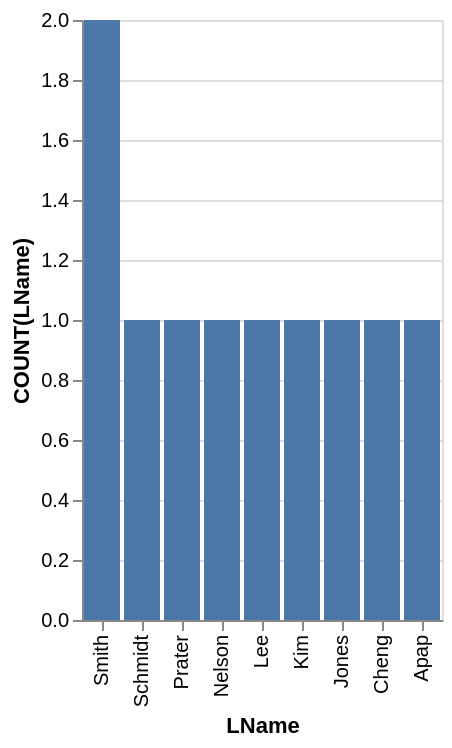

This figure's Vega-Lite source:
### Vega-Lite specification from a JSON file in a GitHub repository (floating-point values rounded to 4 significant figures)
{"data": {"values": [{"x_data": "Smith", "y_data": 2}, {"x_data": "Schmidt", "y_data": 1}, {"x_data": "Prater", "y_data": 1}, {"x_data": "Nelson", "y_data": 1}, {"x_data": "Lee", "y_data": 1}, {"x_data": "Kim", "y_data": 1}, {"x_data": "Jones", "y_data": 1}, {"x_data": "Cheng", "y_data": 1}, {"x_data": "Apap", "y_data": 1}]}, "mark": "bar", "encoding": {"x": {"field": "x_data", "type": "nominal", "title": "LName", "sort": "descending"}, "y": {"field": "y_data", "type": "quantitative", "title": "COUNT(LName)"}}}
